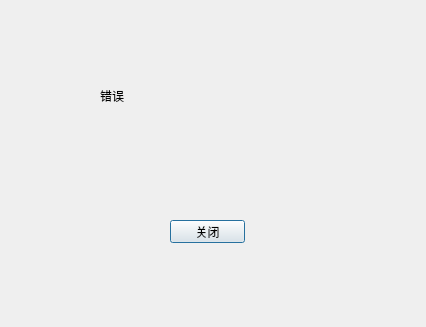
<?xml version="1.0" encoding="UTF-8"?>
<ui version="4.0">
 <class>ErrorDialog</class>
 <widget class="QDialog" name="ErrorDialog">
  <property name="geometry">
   <rect>
    <x>0</x>
    <y>0</y>
    <width>426</width>
    <height>327</height>
   </rect>
  </property>
  <property name="windowTitle">
   <string>Dialog</string>
  </property>
  <widget class="QLabel" name="errorLb">
   <property name="geometry">
    <rect>
     <x>100</x>
     <y>60</y>
     <width>201</width>
     <height>71</height>
    </rect>
   </property>
   <property name="text">
    <string>错误</string>
   </property>
  </widget>
  <widget class="QPushButton" name="closeBtn">
   <property name="geometry">
    <rect>
     <x>170</x>
     <y>220</y>
     <width>75</width>
     <height>23</height>
    </rect>
   </property>
   <property name="text">
    <string>关闭</string>
   </property>
  </widget>
 </widget>
 <resources/>
 <connections/>
</ui>
